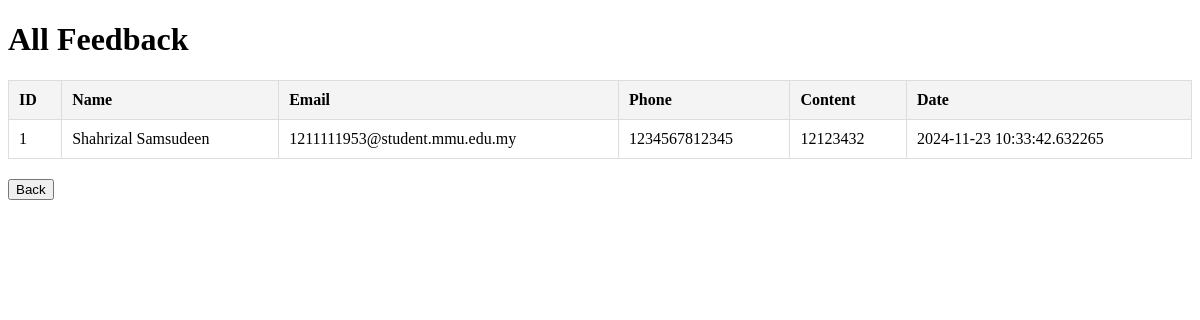
The app's page /viewfeedback, older data.
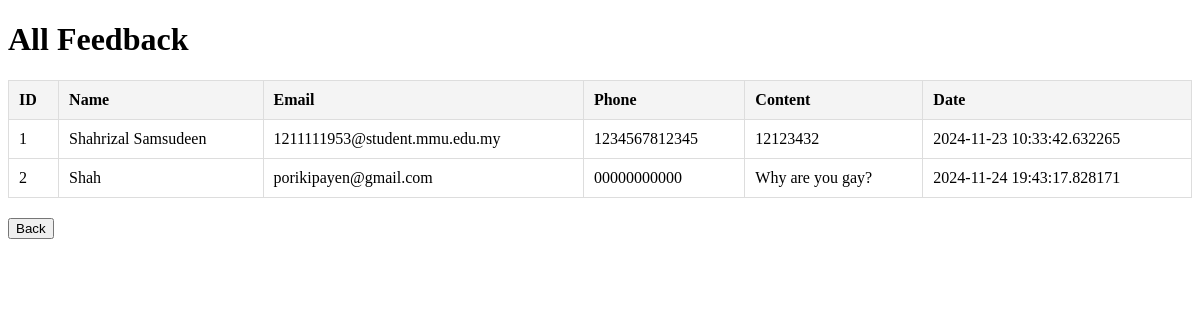
The same page, newer data.
### main.py (models this page shows)
class Feedback(db.Model, UserMixin):
    id = db.Column(db.Integer, primary_key=True)
    name = db.Column(db.String(150), nullable=False)
    email = db.Column(db.String(100), unique=True, nullable=False)
    ph = db.Column(db.String(150), unique=True, nullable=False)
    content = db.Column(db.String(1500), nullable=False)
    date=db.Column(db.DateTime(),default=datetime.utcnow)

### main.py (the view)
@tandtweb.route('/viewfeedback', methods=['GET'])
def view_feedback():
    feedback_list = Feedback.query.all()
    return render_template('viewfeedback.html', feedback_list=feedback_list)

### templates/viewfeedback.html (shortened to what this page needs)
<!DOCTYPE html>
<html lang="en">
<head>
</head>
<body>
    <h1>All Feedback</h1>
    <table>
        <thead>
            <tr>
                <th>ID</th>
                <th>Name</th>
                <th>Email</th>
                <th>Phone</th>
                <th>Content</th>
                <th>Date</th>
            </tr>
        </thead>
        <tbody>
            {% for feedback in feedback_list %}
                <tr>
                    <td>{{ feedback.id }}</td>
                    <td>{{ feedback.name }}</td>
                    <td>{{ feedback.email }}</td>
                    <td>{{ feedback.ph }}</td>
                    <td>{{ feedback.content }}</td>
                    <td>{{ feedback.date }}</td>
                </tr>
            {% endfor %}
        </tbody>
    </table>
    <button type="button" onclick="window.location.href='/adminhome'">Back</button>
</body>
</html>

Row changes from the older to the newer data that the page shows:
added Feedback: id "2", name "Shah", email "porikipayen@gmail.com", ph "00000000000", content "Why are you gay?", date "2024-11-24 19:43:17.828171"
